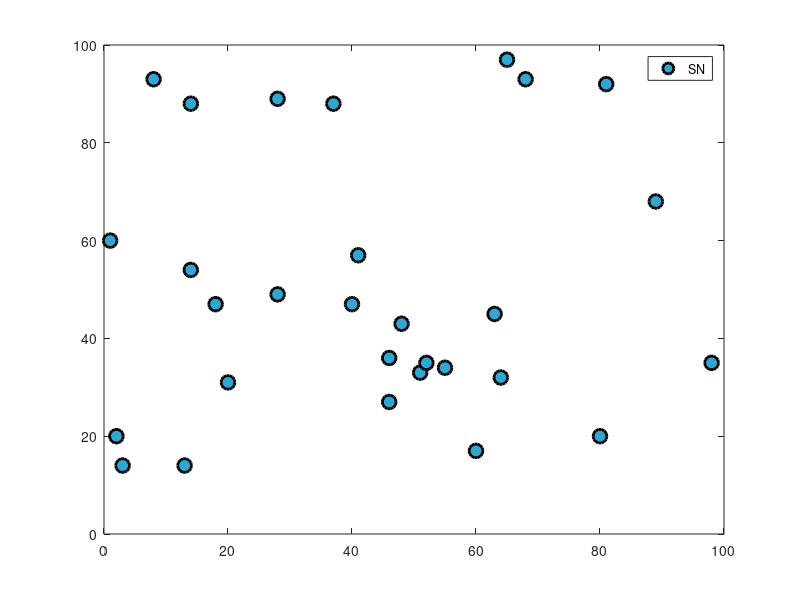

This figure's MATLAB source: (Note: this script raises an error after producing the figure.)
clc;
clear; 
mn=5; % malicious node
sn=29; % sensor node
x=randi([0,100],1,sn); % x coordinate of a sn
y=randi([0,100],1,sn); % y coordinate of a sn
z=randi([0,sn],1,mn); % malicious nodes index values (as per percentage 20%)
plot(x,y,'mo',...
    'LineWidth',2,...
    'MarkerEdgeColor','k',...
    'MarkerFaceColor',[.17 0.66 .83],...
    'MarkerSize',10)
legend('SN')
for i=1:sn  
      draw_circle1(x(i),y(i),30,'g') 
end
for j=1:sn     
    for k=1:mn
    if z(k)==j
    draw_circle1(x(j),y(j),30,'r')
    end
    end 
end
grid on
figure(1) % Hold figure 1
hold on
run('MCTCP.p');